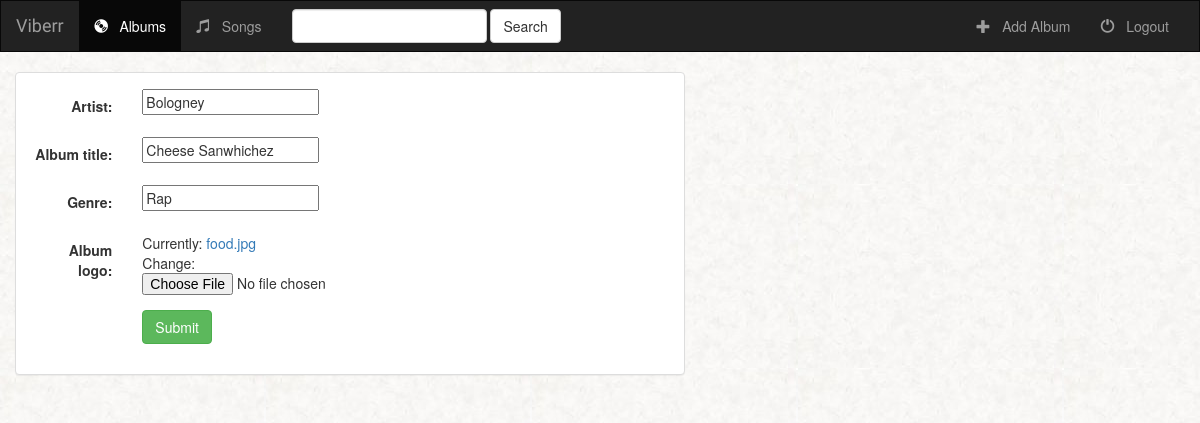
Page /music/album/1/ on the committed database.
### music/models.py (models this page shows, shortened)
class Album(models.Model):
    artist = models.CharField(max_length = 250)
    album_title = models.CharField(max_length = 500)
    genre = models.CharField(max_length = 100)
    album_logo = models.FileField()

### music/views.py (the view)
# urls.py: url(r'album/(?P<pk>[0-9]+)/$', views.AlbumUpdate.as_view(), name='album-update'),
class AlbumUpdate(UpdateView):
    model = Album
    fields = ['artist', 'album_title', 'genre', 'album_logo']

### music/templates/music/album_form.html (shortened to what this page needs)
{% extends 'music/base.html' %}
{% block albums_active %}active{% endblock %}
{% block body %}
<div class="container-fluid">
  <div class="row">
    <div class="col-sm-12 col-md-7">
      <div class="panel panel-default">
        <div class="panel-body">
          <form class="form-horizontal" action="" method="post"enctype="multipart/form-data">
            {%  include 'music/form-template.html' %}
            <div class="form-group">
              <div class="col-sm-offset-2 col-sm-10">
                <button type="submit" class="btn btn-success">Submit</button>
                </div>
              </div>
            </form>
        </div>
      </div>
    </div>
  </div>
</div>
{% endblock %}

### music/templates/music/form-template.html (shortened to what this page needs)
{% for field in form %}
<div class="form-group">
  <div class="col-sm-offset-2 col-sm-10">
    </div>
    <label class="control-label col-sm-2">{{ field.label_tag }}</label>
    <div class="col-sm-10">
      {{ field }}
      </div>
  </div>
{% endfor %}

### music/static/music/style.css (style rules this page uses)
body { background: white url("images/background.png"); }

### rows in the picture
Album: form "Bologney" "Cheese Sanwhichez" "Rap"

### other values in the picture
{{ field.label_tag }} "Artist:" "Album title:" "Genre:" "Album logo:"
